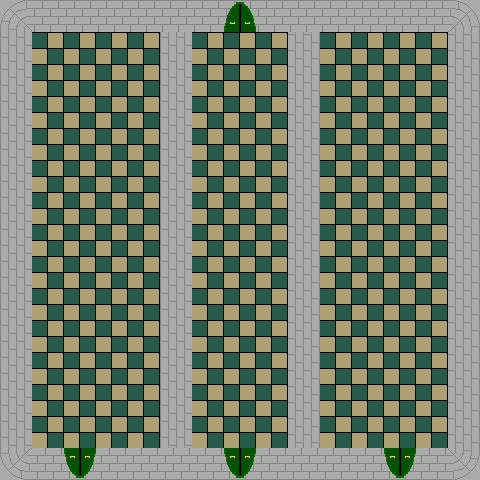

Rendered tile map (Tiled .tmx) drawn with the repository's tilesets; below, a short description and the map source with its tile grids summarised:
An orthogonal 15x15 tile map with 32x32 px tiles, 2 tile layers (Tile Layer 1, walls), 6 tilesets and 7 objects (4x carpet, bed, key, heart).

<map version="1.0" orientation="orthogonal" width="15" height="15" tilewidth="32" tileheight="32">
 <tileset firstgid="1" name="tiles-wall-floor" tilewidth="32" tileheight="32">
  <image source="../sprites/tiles-wall-floor.png" width="128" height="128" />
 </tileset>
 <tileset firstgid="17" name="walls-with-door" tilewidth="32" tileheight="32">
  <image source="../sprites/walls-with-door.png" width="128" height="128" />
 </tileset>
 <tileset firstgid="33" name="carpet" tilewidth="32" tileheight="32">
  <image source="../sprites/carpet.png" width="32" height="32" />
 </tileset>
 <tileset firstgid="34" name="bed" tilewidth="64" tileheight="64">
  <image source="../sprites/bed.png" width="64" height="64" />
 </tileset>
 <tileset firstgid="35" name="objects" tilewidth="32" tileheight="32">
  <image source="../sprites/objects.png" width="128" height="128" />
 </tileset>
 <tileset firstgid="51" name="heart" tilewidth="32" tileheight="32">
  <image source="../sprites/heart.png" width="32" height="32" />
 </tileset>
 <layer name="Tile Layer 1" width="15" height="15">
  <data>[225 cells, 225 non-empty, 11 distinct tile ids]</data>
 </layer>
 <layer name="walls" width="15" height="15">
  <data>[225 cells, 26 non-empty, 2 distinct tile ids]</data>
 </layer>
 <objectgroup name="objects" width="15" height="15">
  <object name="carpet" type="carpet" gid="33" x="224" y="32" width="32" height="16">
   <properties>
    <property name="target" value="0" />
   </properties>
  </object>
  <object name="carpet" type="carpet" gid="33" x="224" y="432" width="32" height="16">
   <properties>
    <property name="target" value="3" />
   </properties>
  </object>
  <object name="carpet" type="carpet" gid="33" x="63" y="432" width="32" height="16">
   <properties>
    <property name="target" value="4" />
   </properties>
  </object>
  <object name="carpet" type="carpet" gid="33" x="384" y="431" width="32" height="16">
   <properties>
    <property name="target" value="5" />
   </properties>
  </object>
  <object name="bed" type="bed" gid="34" x="338" y="215" width="32" height="32" />
  <object name="key" type="key" gid="35" x="74" y="207" width="32" height="16" />
  <object name="heart" type="heart" gid="51" x="223" y="244" width="32" height="32" />
 </objectgroup>
</map>
